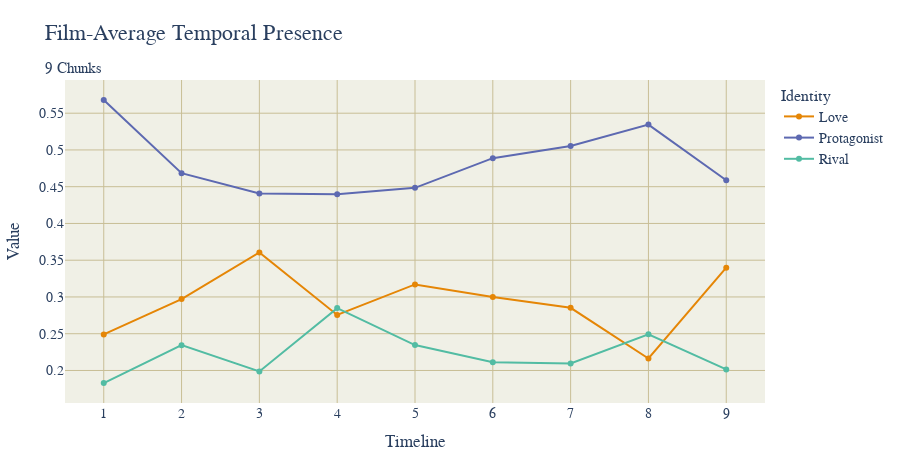

Source (notebook cell):
### Markdown cell above
### CHUNKED PRESENCE WITH FILM MEANS

### Code cell
CHUNKING = 9

# User plotly to visualize something

import plotly.express as px
import pandas as pd

# Load all csv files in csv/
import glob
import os

csv_files = glob.glob("csv/*.csv")

USE_GENERAL_NAMES = True # Keep true
USE_GENDER_NAMES = False

USE_FILM_AVERAGE = True # Better keep true

IGNORE_MINOR_CHARACTERS = True

FILM_FRAME_TOTALS = {
	"Cliff": 2097,
	"Our Village": 2377,
	"Diary of Nurse": 2297,
	"Sabrina": 2751,
	"The Man from Laramie": 2477,
	"Human Desire": 2200,
	"Chikamatsu Story": 2460,
	"Black River": 2552,
	"Duel in the Sun": 3207,
	"Gilda": 2652,
	"Jigoku Mon": 2151,
	"Kurutta Kajitsu": 2076,
	"Notorious": 2433,
	"Oklahoma": 3577,
	"Vikings": 2740,
	"Waves of Life": 2465
}

RIVALS = ["Keming", "Professor Yuan", "Haoru", "David", "Vic", "Carl", "Ishun", "Hitokiri Joe", "Natsuhisa", "Bo Kang", "Wataru", "Jud", "Alex Sebastian", "Ballin", "Einar", "Jesse"]
MALES = ["Zhanwu", "Fan Jun", "Changping", "Linus", "Will", "Jeff", "Mohei", "Nishida", "Haruji", "Jin Zhang", "Moritoo", "Curly", "Devlin", "Johnny", "Eric", "Lewt"]
LADIES = ["Shuzhen", "Fang Qing", "Suhua", "Sabrina", "Barbara", "Vicki", "Osan", "Shizuko", "Eri", "Ye Suping", "Kesa", "Laurey", "Alicia", "Gilda", "Morgana", "Pearl"]

PROTAGONISTS = ["Zhanwu", "Fang Qing", "Suhua", "Sabrina", "Will", "Jeff", "Mohei", "Nishida", "Haruji", "Jin Zhang", "Moritoo", "Curly", "Alicia", "Johnny", "Eric", "Pearl"]
LOVES = ["Shuzhen", "Fan Jun", "Changping", "Linus", "Barbara", "Vicki", "Osan", "Shizuko", "Eri", "Ye Suping", "Kesa", "Laurey", "Devlin", "Gilda", "Morgana", "Lewt"]

def find_section(range_start, range_end, num_sections, value):
    """
    Given a range [range_start, range_end], this function splits it into
    num_sections and returns which section (1-based index) the value falls into.

    :param range_start: The start of the range (inclusive).
    :param range_end: The end of the range (inclusive).
    :param num_sections: Number of sections to divide the range into.
    :param value: The value for which we want to determine the section index.
    :return: The section index (1-based) where the value fits.
    """
    # Handle edge cases, e.g., if value < range_start or value > range_end
    if value <= range_start:
        return 1
    if value >= range_end:
        return num_sections

    # Compute the size of each section
    section_size = (range_end - range_start) / num_sections

    # Determine which section the value falls into using integer division
    section_index = int((value - range_start) // section_size) + 1

    # Make sure the section index doesn't exceed num_sections
    if section_index > num_sections:
        section_index = num_sections

    return section_index

def get_name(name):
	if USE_GENDER_NAMES:
		if name in MALES:
			name = "Male"
		elif name in LADIES:
			name = "Female"
	else:
		if name in PROTAGONISTS:
			name = "Protagonist"
		elif name in LOVES:
			name = "Love"
	return name

data = []
chunks = []
chunk_totals = {}
chunk_all_totals = []
for i in range(CHUNKING + 1):
	chunk_all_totals.append(0)
for i in range(CHUNKING + 1):
	chunks.append({})

for file in csv_files:
	film = file[4:-4]
	with open(file) as f:
		lines = f.readlines()[2:]
		for line in lines:
			line = line.split(",")
			if line[5] != "\"N/A\"":
				# Att 3 is frame numbder / film's total frames (the film is the name of the current csv file)
				total = FILM_FRAME_TOTALS[os.path.basename(file)[:-4]]
				frame = int(line[0][1:][:-1])
				name = line[5][1:][:-1]
				if USE_GENERAL_NAMES:
					if name in RIVALS:
						name = "Rival"
					name = get_name(name)
				if IGNORE_MINOR_CHARACTERS:
					if USE_GENERAL_NAMES:
						if name not in ["Rival", "Protagonist", "Female", "Male", "Love"]:
							continue
					else:
						if name not in RIVALS:
							if name not in PROTAGONISTS:
								if name not in LOVES:
									continue

				time = find_section(0, total, CHUNKING, frame)

				name = film + ":::" + name
				chunk_all_totals[time] += 1

				# the chunk array time participant is a dictionary of the participants in that chunk
				chunk_key = film + "---" + f"{time}"
				if chunk_key not in chunk_totals:
					chunk_totals[chunk_key] = 0

				chunk_totals[chunk_key] += 1
				if name not in chunks[time]:
					chunks[time][name] = 0
				chunks[time][name] += 1
				#data.append([frame, line[1], name, time])

for i in range(CHUNKING+1):
	names = {}
	for name in chunks[i]:
		# print(name)
		
		films = name.split(":::")
		real_name = films[1]
		real_film = films[0]

		total = chunk_totals[real_film + "---" + f"{i}"]
		character_in_chunk = chunks[i][name]
		avg = character_in_chunk / total
		if real_name not in names:
			names[real_name] = 0
		if USE_FILM_AVERAGE:
			names[real_name] += avg
		else:
			names[real_name] += character_in_chunk

	for name in names:
		chunk_total = names[name]
		real_avg = chunk_total / len(FILM_FRAME_TOTALS)

		data.append([i, name, real_avg])

df = pd.DataFrame(data, columns=["Timeline", "Identity", "Value"])
df["Identity"] = df["Identity"].astype(str)
df["Identity"] = df["Identity"].apply(lambda x: x.split(" ")[0])

# Create a scatter plot of the data
fig = px.line(df, x="Timeline", y="Value", color="Identity", title=f"Film-Average Temporal Presence <br><sub>{CHUNKING} Chunks</sub>", markers=True, color_discrete_sequence=px.colors.qualitative.Vivid)
fig.update_layout(
    plot_bgcolor='rgb(240, 240, 230)',
	font=dict(family="Georgia", size=14),
    title_font=dict(size=22),
    legend_title_font=dict(size=16),
	margin=dict(t=80, b=40, l=40, r=40), height=460
)
fig.update_xaxes(showgrid=True, gridcolor='rgb(200, 190, 150)', zeroline=False)
fig.update_yaxes(showgrid=True, gridcolor='rgb(200, 190, 150)', zeroline=False)
fig.show()

### Figure 1 — Plotly figure (JSON) as saved in the notebook; plotly's stock layout.template omitted (floating-point values rounded to 4 significant figures)
{"data": [{"hovertemplate": "Identity=Love<br>Timeline=%{x}<br>Value=%{y}<extra></extra>", "legendgroup": "Love", "line": {"color": "rgb(229, 134, 6)", "dash": "solid"}, "marker": {"symbol": "circle"}, "mode": "lines+markers", "name": "Love", "orientation": "v", "showlegend": true, "type": "scatter", "x": [1, 2, 3, 4, 5, 6, 7, 8, 9], "xaxis": "x", "y": [0.2491, 0.2972, 0.3606, 0.2755, 0.3171, 0.2999, 0.2853, 0.2163, 0.3399], "yaxis": "y"}, {"hovertemplate": "Identity=Protagonist<br>Timeline=%{x}<br>Value=%{y}<extra></extra>", "legendgroup": "Protagonist", "line": {"color": "rgb(93, 105, 177)", "dash": "solid"}, "marker": {"symbol": "circle"}, "mode": "lines+markers", "name": "Protagonist", "orientation": "v", "showlegend": true, "type": "scatter", "x": [1, 2, 3, 4, 5, 6, 7, 8, 9], "xaxis": "x", "y": [0.5681, 0.4684, 0.4408, 0.4396, 0.4484, 0.4888, 0.5053, 0.5345, 0.4587], "yaxis": "y"}, {"hovertemplate": "Identity=Rival<br>Timeline=%{x}<br>Value=%{y}<extra></extra>", "legendgroup": "Rival", "line": {"color": "rgb(82, 188, 163)", "dash": "solid"}, "marker": {"symbol": "circle"}, "mode": "lines+markers", "name": "Rival", "orientation": "v", "showlegend": true, "type": "scatter", "x": [1, 2, 3, 4, 5, 6, 7, 8, 9], "xaxis": "x", "y": [0.1828, 0.2344, 0.1986, 0.2848, 0.2345, 0.2113, 0.2095, 0.2492, 0.2014], "yaxis": "y"}], "layout": {"font": {"family": "Georgia", "size": 14}, "height": 460, "legend": {"title": {"font": {"size": 16}, "text": "Identity"}, "tracegroupgap": 0}, "margin": {"b": 40, "l": 40, "r": 40, "t": 80}, "plot_bgcolor": "rgb(240, 240, 230)", "title": {"font": {"size": 22}, "text": "Film-Average Temporal Presence <br><sub>9 Chunks</sub>"}, "xaxis": {"anchor": "y", "domain": [0, 1], "gridcolor": "rgb(200, 190, 150)", "showgrid": true, "title": {"text": "Timeline"}, "zeroline": false}, "yaxis": {"anchor": "x", "domain": [0, 1], "gridcolor": "rgb(200, 190, 150)", "showgrid": true, "title": {"text": "Value"}, "zeroline": false}}}
